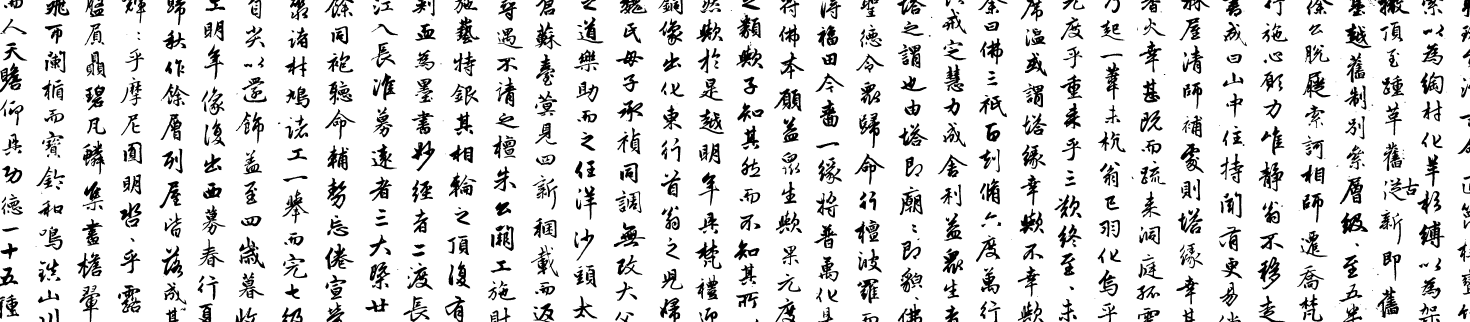
#> input picture data/work_001/binary.png, 8820 x 1932 px (shown at 1/6 size)
$ python -i process_work.py   (imports and definitions only)
#> lines starting #> are read from the running program, lines starting #| are printed output that depends on the picture; after the words box and inside, x2 and y2 are one past the last pixel; in counts of white or black regions, pixels touching at a corner belong together
#> further down, picture is the input picture: shape (1932, 8820, 3); 86.6% white; 1098 black regions (86 under 20 px), largest, box (x1, y1, x2, y2) and area: (8514, 1325, 8668, 1488) 10468, (0, 377, 132, 555) 10382, (7546, 1540, 7682, 1737) 10194
from __future__ import annotations

import argparse
import json
from pathlib import Path

import cv2
import numpy as np


IMAGE_FILES = {
    "binary": "binary.png",
    "skeleton": "skeleton.png",
    "stroke_width": "stroke_width.png",
    "ink_density": "ink_density.png",
    "void_candidates": "void_candidates.png",
    "mask": "mask.png",
    "height": "height.png",
    "thumbnail": "thumbnail.png",
}


# [14 lines left out: functions read_image, write_image, not called in this run]


def build_ink_mask(image: np.ndarray) -> tuple[np.ndarray, np.ndarray]:
    gray = cv2.cvtColor(image, cv2.COLOR_BGR2GRAY)
    blur = cv2.GaussianBlur(gray, (5, 5), 0)
    _, ink_mask = cv2.threshold(
        blur, 0, 255, cv2.THRESH_BINARY_INV + cv2.THRESH_OTSU
    )
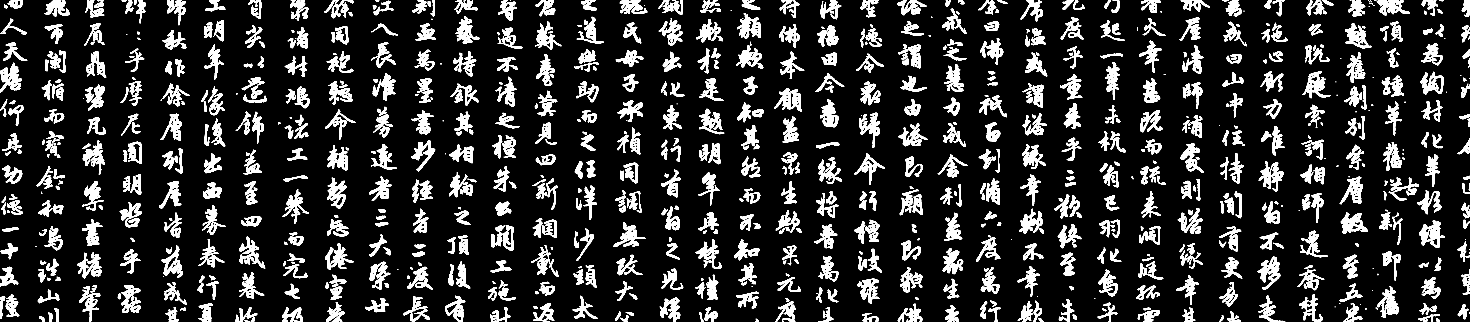
#> ink_mask: shape (1932, 8820) (shown at 1/6 size); 13.4% white; 1098 white regions (86 under 20 px), largest, box (x1, y1, x2, y2) and area: (8514, 1325, 8668, 1488) 10510, (0, 377, 132, 555) 10423, (7546, 1540, 7682, 1737) 10225
    kernel = np.ones((3, 3), np.uint8)
    ink_mask = cv2.morphologyEx(ink_mask, cv2.MORPH_OPEN, kernel, iterations=1)
    ink_mask = cv2.morphologyEx(ink_mask, cv2.MORPH_CLOSE, kernel, iterations=1)
#> ink_mask: shape (1932, 8820); 13.5% white; 1096 white regions (86 under 20 px), largest, box (x1, y1, x2, y2) and area: (8514, 1325, 8668, 1488) 10541, (0, 377, 132, 555) 10468, (7546, 1540, 7682, 1737) 10259
    return gray, ink_mask


def make_binary(ink_mask: np.ndarray) -> np.ndarray:
    return cv2.cvtColor(255 - ink_mask, cv2.COLOR_GRAY2BGR)


# [195 lines left out: functions make_skeleton, make_stroke_width, make_ink_density, make_mask_rgba, normalize_ink_values, make_height_map and 4 more, not called in this run]


# [2 lines not run here, left out]

>>> import cv2
>>> picture = cv2.imread('../data/work_001/binary.png')
>>> result = build_ink_mask(picture)
